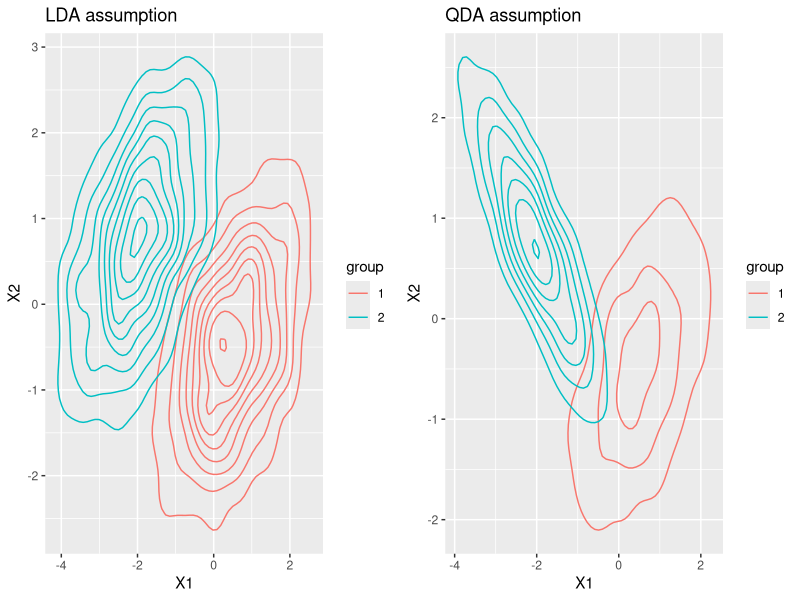

Write the R code that produced this figure.
## ---- chunk 1
  if (!require("ggplot2")) install.packages("ggplot2")
  if (!require("MASS")) install.packages("MASS")
  if (!require("grid")) install.packages("grid")
  if (!require("gridExtra")) install.packages("gridExtra")
  
  ########################################
  #### Generate Bivariate Normal Data ####
  ########################################
  set.seed=12345
  bvm=function(m1,m2,sigma1,sigma2,n1,n2){
      d1 <- mvrnorm(n1, mu = m1, Sigma = sigma1 ) 
      d2 <- mvrnorm(n2, mu = m2, Sigma = sigma2 )
      d=rbind(d1,d2)
      colnames(d)=c("X1","X2")
      d=data.frame(d)
      d$group=c(rep("1",n1),rep("2",n2))
      list(data = d)
  }

  m_1 <- c(0.5, -0.5) 
  m_2 <- c(-2, 0.7) 
  sigma_1 <- matrix(c(1,0.5,0.5,1), nrow=2)
  sigma_2 <- matrix(c(0.8,-0.7,-0.7,0.8), nrow=2)

  p1=ggplot(bvm(m_1,m_2,sigma_1,sigma_1,n1=2000,n2=2000)$data, 
      aes(x=X1, y=X2)) + 
      stat_density2d(geom="density2d", aes(color = group),contour=TRUE)+
      ggtitle("LDA assumption")
  p2=ggplot(bvm(m_1,m_2,sigma_1,sigma_2,n1=2000,n2=2000)$data, 
      aes(x=X1, y=X2)) + 
      stat_density2d(geom="density2d", aes(color = group),contour=TRUE)+
      ggtitle("QDA assumption")
  grid.arrange(p1, p2, ncol = 2)
## ---- chunk 2
  if (!require("MASS")) install.packages("MASS")
  #######################
  #### Generate Data ####
  #######################
  m_1 <- c(0.5, -0.5) 
  m_2 <- c(-2, 0.7) 
  sigma_1 <- matrix(c(1,0.5,0.5,1), nrow=2)
  sigma_2 <- matrix(c(0.8,-0.7,-0.7,0.8), nrow=2)
  
  # same covariance matrix
  set.seed(123)
  dd_1=bvm(m_1,m_2,sigma_1,sigma_1,n1=1000,n2=1500)$data
  # different covariance matrix
  dd_2=bvm(m_1,m_2,sigma_1,sigma_2,n1=1000,n2=1500)$data
  
  # the indice for the test data set
  ind_test=sample(1:dim(dd_1)[1],100)
  
  #############
  #### LDA ####
  #############
  m_lda=lda(group~X1+X2, data=dd_1[-ind_test,])
  m_lda
  
  m_lda.pred=predict(m_lda,dd_1[ind_test,])
  table(true=dd_1[ind_test,]$group, pred=m_lda.pred$class)
  
  #############
  #### QDA ####
  #############
  m_qda=qda(group~X1+X2, data=dd_2)
  m_qda
  
  m_qda.pred=predict(m_qda,dd_2[ind_test,])
  table(true=dd_2[ind_test,]$group, pred=m_qda.pred$class)
